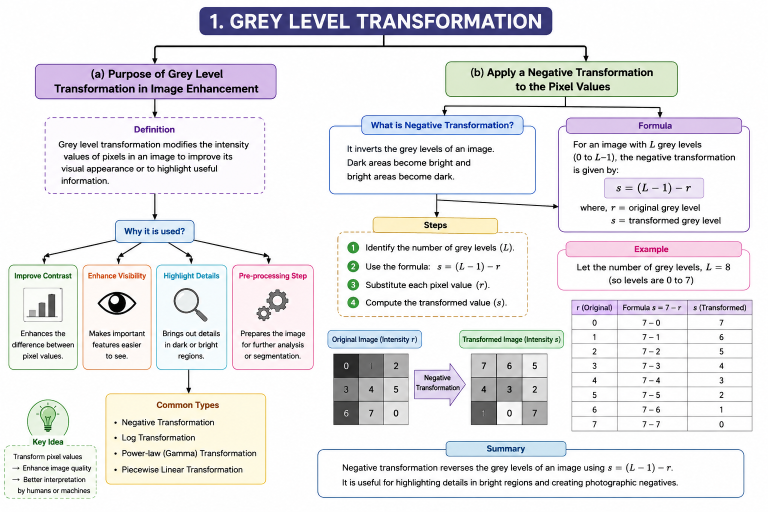
#> input picture C02/AT1/Q01/Q01.png, 1536 x 1024 px, given in place of Screenshot 2026-08-07 133747 (3).png, which was not available (shown at 1/2 size)
$ python exp_13.py
#> lines starting #> are read from the running program, lines starting #| are printed output that depends on the picture
# -*- coding: utf-8 -*-
"""EXP 13

Automatically generated by Colab.

Original file is located at
    https://colab.research.google.com/drive/1cW6Cj3rjn8VcHI7slHyYFLuD6EI3zvyD
"""

from google.colab import files
uploaded = files.upload()
#> the answer given: Q01.png

import cv2
import numpy as np
from google.colab.patches import cv2_imshow # Import cv2_imshow for Colab

# Define points for perspective transformation
roi_points = np.array([(150, 200), (450, 200), (550, 500), (50, 500)])
target_points = np.array([(0, 0), (400, 0), (400, 600), (0, 600)])
M = cv2.getPerspectiveTransform(roi_points.astype(np.float32), target_points.astype(np.float32))

# --- Changes for Colab compatibility ---
# Instead of webcam (cv2.VideoCapture(0)), read an uploaded image.
# You had uploaded 'Screenshot 2026-08-07 133747 (3).png', using it as an example.
# Please change the filename if you want to use a different uploaded image.
img = cv2.imread("Screenshot 2026-08-07 133747 (3).png")
#> img is the input picture: shape (1024, 1536, 3); mean B, G, R 232.3, 230.3, 231

if img is None:
    print("Error: Could not load the image. Please check the filename and ensure it's uploaded.")
else:
    # Resize image to match the video frame size for consistent transformation, if needed
    # Or, adjust target_points and M based on img.shape
    # For this example, let's assume original image size is compatible or transformation handles it.
    # If the image dimensions are significantly different from expected (e.g., 640x480 for webcam),
    # the perspective transform might not look as intended.
    rows, cols = img.shape[:2]
#> rows = 1024; cols = 1536

    # Apply perspective transformation to the static image
    dst = cv2.warpPerspective(img, M, (cols, rows)) # Use image dimensions for warpPerspective
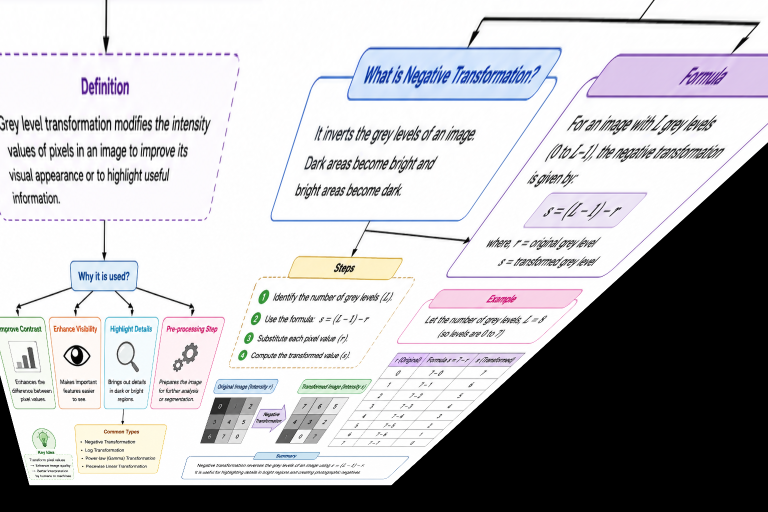
#> dst: shape (1024, 1536, 3) (shown at 1/2 size); mean B, G, R 184.7, 182, 182.7

    # Display original and transformed images using cv2_imshow
    cv2_imshow(img)
    cv2_imshow(dst)

    # Save the transformed image
    cv2.imwrite('Perspective_Transformed_Image_Static.jpg', dst)
    print("Perspective transformed image saved as 'Perspective_Transformed_Image_Static.jpg'")

# Removed cv2.waitKey(1), cap.release(), and cv2.destroyAllWindows()
# as they are not needed with cv2_imshow and for static image processing.

$ run again, on C02/AT1/Q02/Q02.png
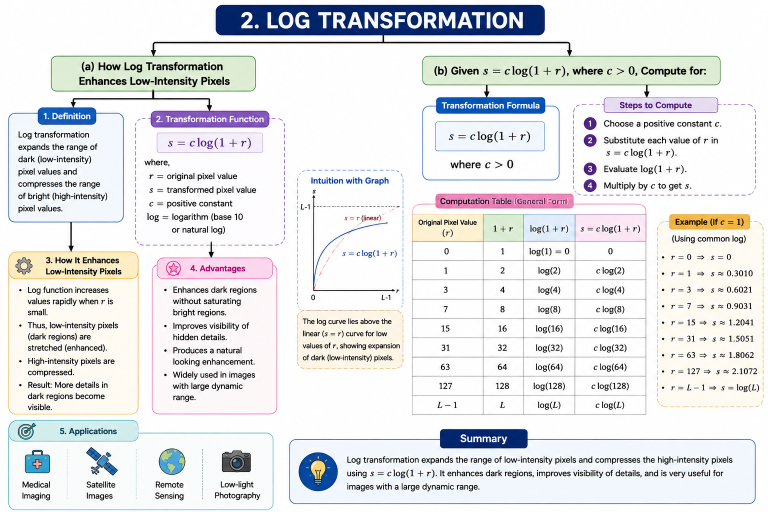
#> input picture C02/AT1/Q02/Q02.png, 1536 x 1024 px, given in place of Screenshot 2026-08-07 133747 (3).png, which was not available (shown at 1/2 size)
#> img is the input picture: shape (1024, 1536, 3); mean B, G, R 231.1, 228.9, 227.9
#> `dst = cv2.warpPerspective(img, M, (cols, rows))`:
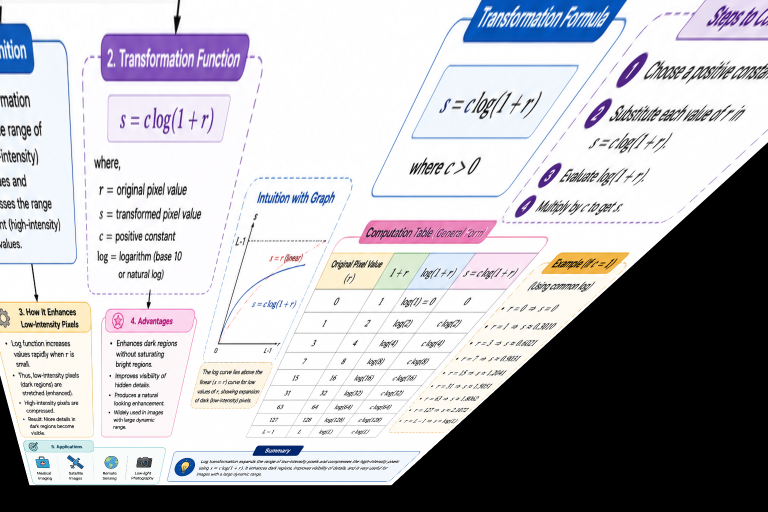
#> dst: shape (1024, 1536, 3) (shown at 1/2 size); mean B, G, R 183.2, 178.7, 179.6
